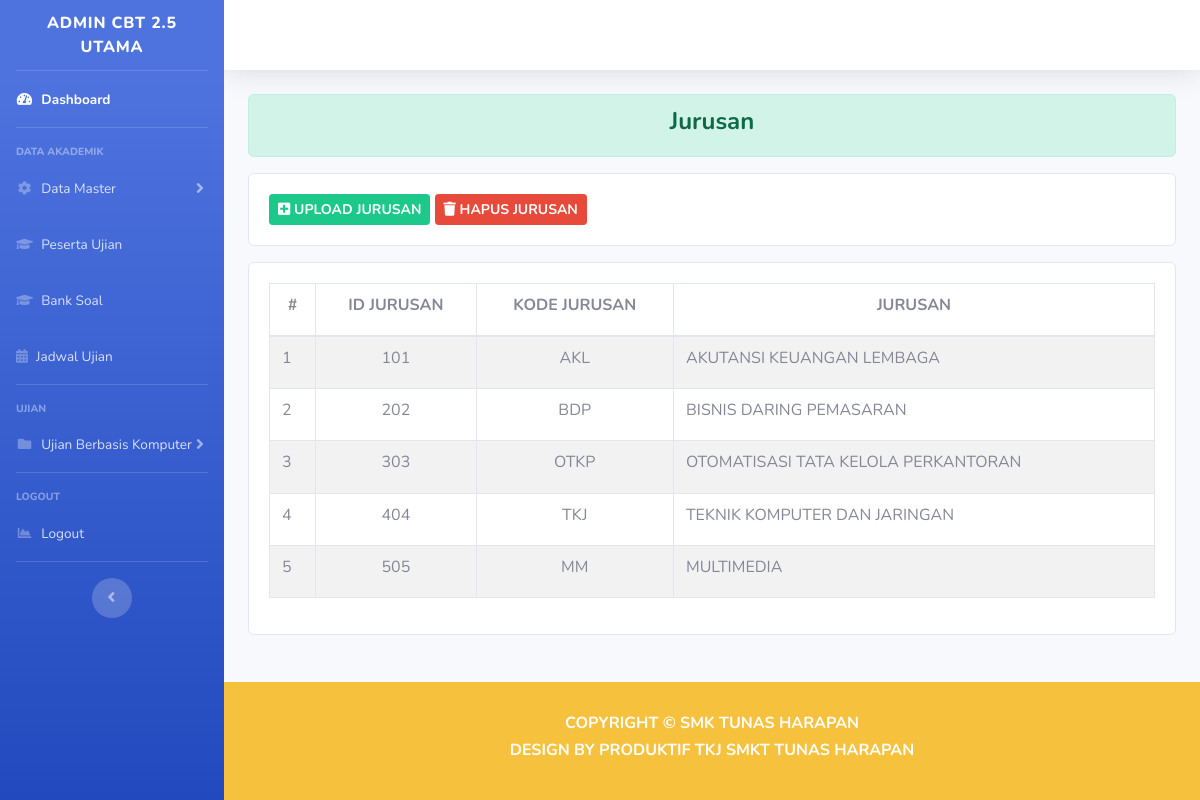
Page /index.php/dashboard/jurusan on the earlier database version.
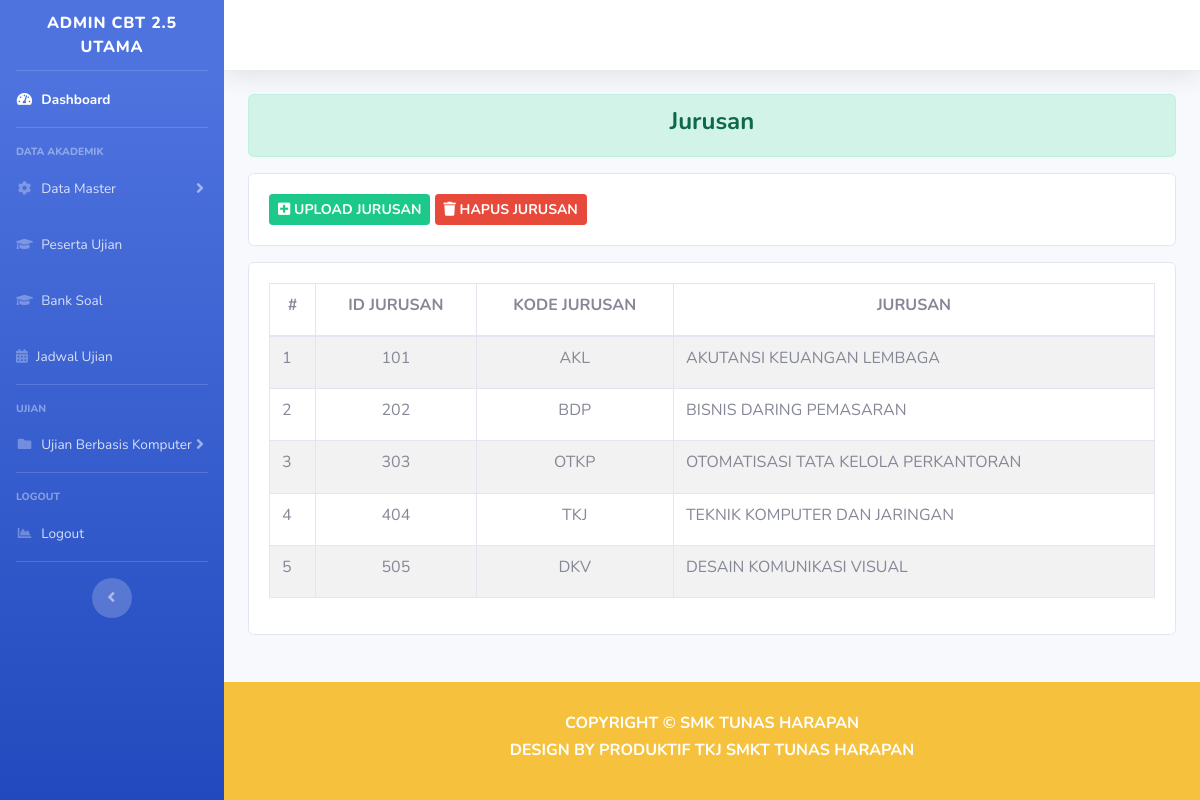
Same page on the later database version.
### tables this page shows
CREATE TABLE `a_jurusan` (
  `id` int(11) NOT NULL,
  `kode` varchar(8) NOT NULL,
  `jurusan` varchar(128) NOT NULL
);

### application/controllers/Dashboard.php (called while the page is built, shortened)
<?php
class Dashboard extends CI_Controller
{
    function __construct()
    {
        $this->load->model('Model_jurusan');
    }
    public function jurusan()
    {
        $isi['jurusan'] = $this->Model_jurusan->dataJurusan();
        $isi['content'] = 'tampilan_jurusan';
        $this->load->view('templates/header');
        $this->load->view('tampilan_dashboard', $isi);
        $this->load->view('templates/footer');
    }
}

### index.php (called while the page is built, shortened)
<?php
require_once BASEPATH.'core/CodeIgniter.php';

### application/models/Model_jurusan.php (called while the page is built, shortened)
<?php
class Model_jurusan extends CI_Model
{
    public function dataJurusan()
    {
        $sql = "SELECT * FROM `a_jurusan`";
        $query = $this->db->query($sql);
        return $query->result_array();
    }
}

### application/views/tampilan_jurusan.php (the view, shortened to what this page needs)
<div class="alert alert-success" role="alert">
    <h4 class="text-center font-weight-bold">Jurusan</h4>
</div>
<div class="row">
    <div class="col-md">
        <div class="card">
            <div class="card-body">
                <button type="button" class="btn btn-success btn-sm text-uppercase font-weight-bold" data-toggle="modal" data-target="#exampleModal">
                    <i class="fas fa-plus-square"></i> Upload Jurusan
                </button>
                <a class="btn btn-danger btn-sm text-uppercase font-weight-bold" href="<?= base_url() ?>Dashboard/hapus_all_jurusan"><i class="fas fa-trash"></i> Hapus Jurusan</a>
            </div>
        </div>
    </div>
</div>
<div class="row mt-3">
    <div class="col-md">
        <div class="card">
            <div class="card-body">
                <div class="table-responsive">
                    <table class="table table-striped table-bordered">
                        <thead>
                            <tr class="text-center">
                                <th scope="col">
                                    <h6 class="font-weight-bold" style="text-transform: uppercase;">#</h6>
                                </th>
                                <th scope="col">
                                    <h6 class="font-weight-bold" style="text-transform: uppercase;">ID Jurusan</h6>
                                </th>
                                <th scope="col">
                                    <h6 class="font-weight-bold" style="text-transform: uppercase;">Kode Jurusan</h6>
                                </th>
                                <th scope="col">
                                    <h6 class="font-weight-bold" style="text-transform: uppercase;">Jurusan</h6>
                                </th>
                            </tr>
                        </thead>
                        <tbody>
                            <tr>
                                <?php
                                $no = 1;
                                foreach ($jurusan as $row) {
                                ?>
                                    <td class="text-centers">
                                        <h6><?php echo $no++; ?></h6>
                                    </td>
                                    <td>
                                        <h6 class="text-uppercase text-center"><?php echo $row['id']; ?></h6>
                                    </td>
                                    <td>
                                        <h6 class="text-uppercase text-center"><?php echo $row['kode']; ?></h6>
                                    </td>
                                    <td>
                                        <h6 class="text-uppercase"><?php echo $row['jurusan']; ?></h6>
                                    </td>
                            </tr>
                        <?php } ?>
                        </tbody>
                    </table>
                </div>
            </div>
        </div>
    </div>
</div>

Differences in the rows shown:
changed a_jurusan id 505: kode "MM" → "DKV"; jurusan "MULTIMEDIA" → "DESAIN KOMUNIKASI VISUAL"
